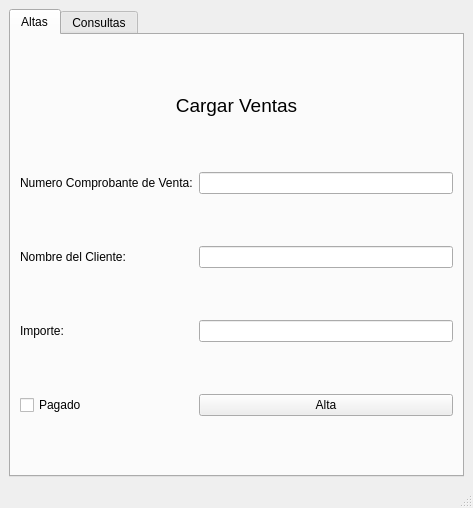
<?xml version="1.0" encoding="UTF-8"?>
<ui version="4.0">
 <class>mainWindow</class>
 <widget class="QMainWindow" name="mainWindow">
  <property name="geometry">
   <rect>
    <x>0</x>
    <y>0</y>
    <width>473</width>
    <height>508</height>
   </rect>
  </property>
  <property name="windowTitle">
   <string>Gestion de Ventas</string>
  </property>
  <widget class="QWidget" name="centralwidget">
   <layout class="QHBoxLayout" name="horizontalLayout">
    <item>
     <layout class="QVBoxLayout" name="verticalLayout">
      <item>
       <widget class="QTabWidget" name="tabWidget">
        <property name="currentIndex">
         <number>0</number>
        </property>
        <property name="movable">
         <bool>true</bool>
        </property>
        <widget class="QWidget" name="tabALtas">
         <attribute name="title">
          <string>Altas</string>
         </attribute>
         <attribute name="toolTip">
          <string>Realiza Alta de Ventas</string>
         </attribute>
         <layout class="QGridLayout" name="gridLayout">
          <item row="1" column="1">
           <widget class="QLineEdit" name="leNcv"/>
          </item>
          <item row="3" column="0">
           <widget class="QLabel" name="label_3">
            <property name="text">
             <string>Importe:</string>
            </property>
           </widget>
          </item>
          <item row="1" column="0">
           <widget class="QLabel" name="label">
            <property name="text">
             <string>Numero Comprobante de Venta:</string>
            </property>
           </widget>
          </item>
          <item row="3" column="1">
           <widget class="QLineEdit" name="leImporte"/>
          </item>
          <item row="2" column="1">
           <widget class="QLineEdit" name="leCliente"/>
          </item>
          <item row="4" column="1">
           <widget class="QPushButton" name="btnAlta">
            <property name="text">
             <string>Alta</string>
            </property>
           </widget>
          </item>
          <item row="2" column="0">
           <widget class="QLabel" name="label_2">
            <property name="text">
             <string>Nombre del Cliente:</string>
            </property>
           </widget>
          </item>
          <item row="4" column="0">
           <widget class="QCheckBox" name="checkBox">
            <property name="text">
             <string>Pagado</string>
            </property>
           </widget>
          </item>
          <item row="0" column="0" colspan="2">
           <widget class="QLabel" name="label_5">
            <property name="maximumSize">
             <size>
              <width>16777215</width>
              <height>30</height>
             </size>
            </property>
            <property name="font">
             <font>
              <pointsize>14</pointsize>
             </font>
            </property>
            <property name="text">
             <string>Cargar Ventas</string>
            </property>
            <property name="alignment">
             <set>Qt::AlignCenter</set>
            </property>
           </widget>
          </item>
         </layout>
        </widget>
        <widget class="QWidget" name="tabConsultas">
         <attribute name="title">
          <string>Consultas</string>
         </attribute>
         <attribute name="toolTip">
          <string>Consulta por num venta o nombre cliente</string>
         </attribute>
         <layout class="QGridLayout" name="gridLayout_2">
          <item row="0" column="0" colspan="3">
           <widget class="QGroupBox" name="groupBox">
            <property name="title">
             <string>Consulta Por</string>
            </property>
            <layout class="QGridLayout" name="gridLayout_3">
             <item row="0" column="0">
              <widget class="QRadioButton" name="rbVenta">
               <property name="text">
                <string>Numero de Venta</string>
               </property>
               <property name="checked">
                <bool>true</bool>
               </property>
              </widget>
             </item>
             <item row="1" column="0">
              <widget class="QRadioButton" name="rbCliente">
               <property name="text">
                <string>Nombre del Cliente</string>
               </property>
              </widget>
             </item>
            </layout>
           </widget>
          </item>
          <item row="1" column="2">
           <widget class="QPushButton" name="btnBuscar">
            <property name="text">
             <string>Buscar</string>
            </property>
            <property name="autoRepeat">
             <bool>false</bool>
            </property>
            <property name="default">
             <bool>true</bool>
            </property>
           </widget>
          </item>
          <item row="1" column="0">
           <widget class="QLabel" name="label_4">
            <property name="text">
             <string>Busqueda</string>
            </property>
           </widget>
          </item>
          <item row="1" column="1">
           <widget class="QLineEdit" name="leBusqueda"/>
          </item>
          <item row="4" column="0" colspan="3">
           <layout class="QHBoxLayout" name="horizontalLayout_2">
            <item>
             <widget class="QPushButton" name="btnEliminar">
              <property name="text">
               <string>Eliminar</string>
              </property>
             </widget>
            </item>
            <item>
             <widget class="QPushButton" name="btnModificar">
              <property name="text">
               <string>Modificar</string>
              </property>
             </widget>
            </item>
            <item>
             <widget class="QPushButton" name="btnActualizar">
              <property name="text">
               <string>Actualizar</string>
              </property>
             </widget>
            </item>
           </layout>
          </item>
          <item row="2" column="0" colspan="3">
           <widget class="QListWidget" name="listWidget"/>
          </item>
         </layout>
        </widget>
       </widget>
      </item>
     </layout>
    </item>
   </layout>
  </widget>
  <widget class="QMenuBar" name="menubar">
   <property name="geometry">
    <rect>
     <x>0</x>
     <y>0</y>
     <width>473</width>
     <height>26</height>
    </rect>
   </property>
  </widget>
  <widget class="QStatusBar" name="statusbar"/>
 </widget>
 <resources/>
 <connections/>
</ui>
